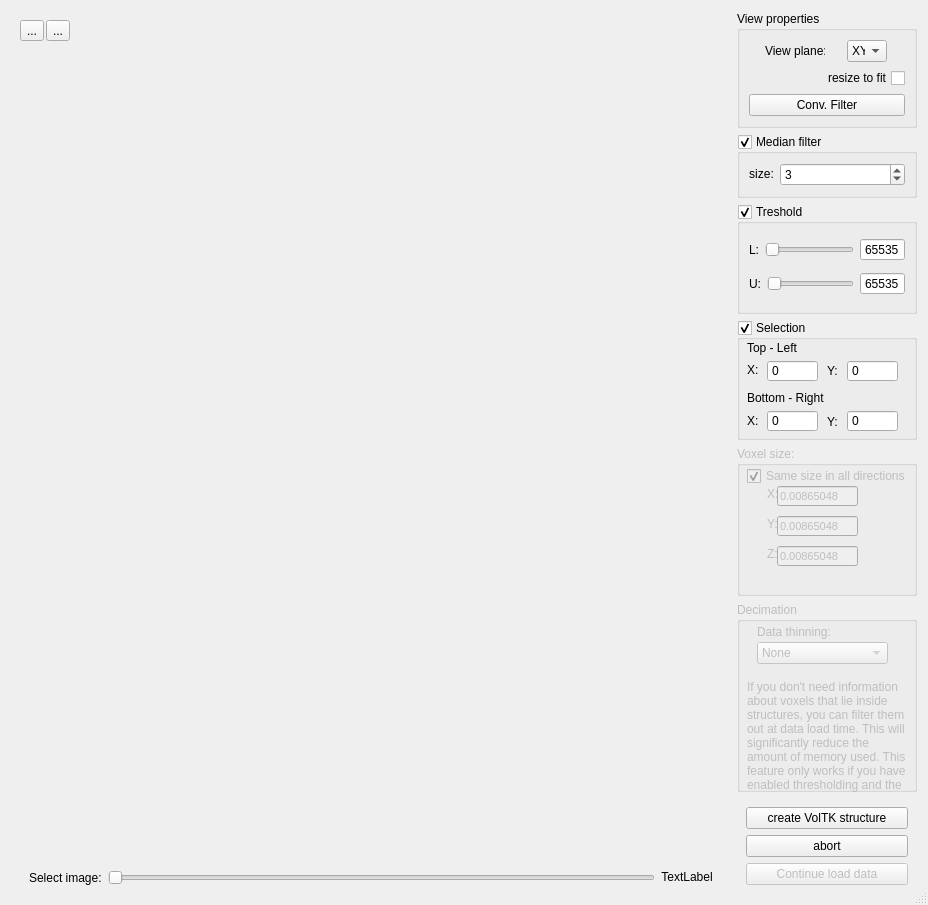
<?xml version="1.0" encoding="UTF-8"?>
<ui version="4.0">
 <class>VolTKimageDialog</class>
 <widget class="QDialog" name="VolTKimageDialog">
  <property name="windowModality">
   <enum>Qt::WindowModal</enum>
  </property>
  <property name="geometry">
   <rect>
    <x>0</x>
    <y>0</y>
    <width>928</width>
    <height>905</height>
   </rect>
  </property>
  <property name="windowTitle">
   <string>Load TK image set</string>
  </property>
  <property name="sizeGripEnabled">
   <bool>true</bool>
  </property>
  <property name="modal">
   <bool>false</bool>
  </property>
  <layout class="QHBoxLayout" name="horizontalLayout_3">
   <item>
    <layout class="QVBoxLayout" name="leftLayout">
     <item alignment="Qt::AlignLeft">
      <widget class="QWidget" name="horizontalWidget_2" native="true">
       <property name="sizePolicy">
        <sizepolicy hsizetype="MinimumExpanding" vsizetype="Maximum">
         <horstretch>0</horstretch>
         <verstretch>0</verstretch>
        </sizepolicy>
       </property>
       <property name="autoFillBackground">
        <bool>true</bool>
       </property>
       <layout class="QHBoxLayout" name="horizontalLayout">
        <property name="spacing">
         <number>2</number>
        </property>
        <property name="leftMargin">
         <number>9</number>
        </property>
        <item>
         <widget class="QToolButton" name="toolButton_2">
          <property name="text">
           <string>...</string>
          </property>
         </widget>
        </item>
        <item>
         <widget class="QToolButton" name="toolButton">
          <property name="text">
           <string>...</string>
          </property>
         </widget>
        </item>
       </layout>
      </widget>
     </item>
     <item>
      <widget class="QWidget" name="imageLabelWidget" native="true">
       <property name="sizePolicy">
        <sizepolicy hsizetype="Preferred" vsizetype="Preferred">
         <horstretch>0</horstretch>
         <verstretch>0</verstretch>
        </sizepolicy>
       </property>
       <property name="autoFillBackground">
        <bool>true</bool>
       </property>
       <property name="styleSheet">
        <string notr="true"/>
       </property>
       <layout class="QVBoxLayout" name="verticalLayout_6">
        <property name="spacing">
         <number>0</number>
        </property>
        <property name="leftMargin">
         <number>0</number>
        </property>
        <property name="topMargin">
         <number>0</number>
        </property>
        <property name="rightMargin">
         <number>0</number>
        </property>
        <property name="bottomMargin">
         <number>0</number>
        </property>
        <item>
         <widget class="QScrollArea" name="scrollArea">
          <property name="sizePolicy">
           <sizepolicy hsizetype="Preferred" vsizetype="Preferred">
            <horstretch>0</horstretch>
            <verstretch>0</verstretch>
           </sizepolicy>
          </property>
          <property name="minimumSize">
           <size>
            <width>0</width>
            <height>0</height>
           </size>
          </property>
          <property name="maximumSize">
           <size>
            <width>16777215</width>
            <height>16777215</height>
           </size>
          </property>
          <property name="styleSheet">
           <string notr="true"/>
          </property>
          <property name="frameShape">
           <enum>QFrame::NoFrame</enum>
          </property>
          <property name="frameShadow">
           <enum>QFrame::Plain</enum>
          </property>
          <property name="lineWidth">
           <number>0</number>
          </property>
          <property name="verticalScrollBarPolicy">
           <enum>Qt::ScrollBarAsNeeded</enum>
          </property>
          <property name="horizontalScrollBarPolicy">
           <enum>Qt::ScrollBarAsNeeded</enum>
          </property>
          <property name="widgetResizable">
           <bool>true</bool>
          </property>
          <property name="alignment">
           <set>Qt::AlignCenter</set>
          </property>
          <widget class="QWidget" name="scrollAreaWidgetContents">
           <property name="geometry">
            <rect>
             <x>0</x>
             <y>0</y>
             <width>720</width>
             <height>796</height>
            </rect>
           </property>
           <property name="sizePolicy">
            <sizepolicy hsizetype="Expanding" vsizetype="Expanding">
             <horstretch>0</horstretch>
             <verstretch>0</verstretch>
            </sizepolicy>
           </property>
           <property name="styleSheet">
            <string notr="true"/>
           </property>
           <layout class="QVBoxLayout" name="verticalLayout">
            <property name="spacing">
             <number>0</number>
            </property>
            <property name="leftMargin">
             <number>0</number>
            </property>
            <property name="topMargin">
             <number>0</number>
            </property>
            <property name="rightMargin">
             <number>0</number>
            </property>
            <property name="bottomMargin">
             <number>0</number>
            </property>
           </layout>
          </widget>
         </widget>
        </item>
       </layout>
      </widget>
     </item>
     <item>
      <widget class="QWidget" name="imageWidget" native="true">
       <property name="sizePolicy">
        <sizepolicy hsizetype="Preferred" vsizetype="Fixed">
         <horstretch>0</horstretch>
         <verstretch>0</verstretch>
        </sizepolicy>
       </property>
       <layout class="QVBoxLayout" name="verticalLayout_4">
        <property name="spacing">
         <number>0</number>
        </property>
        <item>
         <widget class="QWidget" name="horizontalWidget" native="true">
          <layout class="QHBoxLayout" name="horizontalLayout_7">
           <property name="topMargin">
            <number>0</number>
           </property>
           <property name="bottomMargin">
            <number>0</number>
           </property>
           <item>
            <widget class="QLabel" name="label">
             <property name="text">
              <string>Select image:</string>
             </property>
            </widget>
           </item>
           <item>
            <widget class="QSlider" name="horizontalSlider">
             <property name="orientation">
              <enum>Qt::Horizontal</enum>
             </property>
            </widget>
           </item>
           <item>
            <widget class="QLabel" name="fileInfoLabel">
             <property name="sizePolicy">
              <sizepolicy hsizetype="Maximum" vsizetype="Fixed">
               <horstretch>0</horstretch>
               <verstretch>0</verstretch>
              </sizepolicy>
             </property>
             <property name="text">
              <string>TextLabel</string>
             </property>
             <property name="alignment">
              <set>Qt::AlignCenter</set>
             </property>
            </widget>
           </item>
          </layout>
         </widget>
        </item>
       </layout>
      </widget>
     </item>
    </layout>
   </item>
   <item>
    <layout class="QVBoxLayout" name="rightLayout">
     <item>
      <widget class="QGroupBox" name="groupBox">
       <property name="sizePolicy">
        <sizepolicy hsizetype="Preferred" vsizetype="Maximum">
         <horstretch>0</horstretch>
         <verstretch>0</verstretch>
        </sizepolicy>
       </property>
       <property name="title">
        <string>View properties</string>
       </property>
       <layout class="QVBoxLayout" name="verticalLayout_2">
        <property name="topMargin">
         <number>9</number>
        </property>
        <property name="rightMargin">
         <number>9</number>
        </property>
        <property name="bottomMargin">
         <number>9</number>
        </property>
        <item>
         <layout class="QHBoxLayout" name="horizontalLayout_2">
          <item>
           <widget class="QLabel" name="label_17">
            <property name="maximumSize">
             <size>
              <width>60</width>
              <height>16777215</height>
             </size>
            </property>
            <property name="text">
             <string>View plane: </string>
            </property>
           </widget>
          </item>
          <item>
           <widget class="QComboBox" name="viewPlaneCombo">
            <property name="maximumSize">
             <size>
              <width>40</width>
              <height>16777215</height>
             </size>
            </property>
            <item>
             <property name="text">
              <string>XY</string>
             </property>
            </item>
            <item>
             <property name="text">
              <string>YZ</string>
             </property>
            </item>
            <item>
             <property name="text">
              <string>ZX</string>
             </property>
            </item>
           </widget>
          </item>
         </layout>
        </item>
        <item>
         <widget class="QCheckBox" name="fitCheckBox">
          <property name="layoutDirection">
           <enum>Qt::RightToLeft</enum>
          </property>
          <property name="text">
           <string>resize to fit</string>
          </property>
         </widget>
        </item>
        <item>
         <widget class="QPushButton" name="convFilterButton">
          <property name="text">
           <string>Conv. Filter</string>
          </property>
         </widget>
        </item>
       </layout>
      </widget>
     </item>
     <item>
      <widget class="QGroupBox" name="medianGroupBox">
       <property name="sizePolicy">
        <sizepolicy hsizetype="Preferred" vsizetype="Fixed">
         <horstretch>0</horstretch>
         <verstretch>0</verstretch>
        </sizepolicy>
       </property>
       <property name="title">
        <string>Median filter</string>
       </property>
       <property name="checkable">
        <bool>true</bool>
       </property>
       <layout class="QHBoxLayout" name="horizontalLayout_4">
        <item>
         <widget class="QLabel" name="label_2">
          <property name="sizePolicy">
           <sizepolicy hsizetype="Fixed" vsizetype="Fixed">
            <horstretch>0</horstretch>
            <verstretch>0</verstretch>
           </sizepolicy>
          </property>
          <property name="text">
           <string>size:</string>
          </property>
          <property name="alignment">
           <set>Qt::AlignCenter</set>
          </property>
         </widget>
        </item>
        <item>
         <widget class="QSpinBox" name="medianFilterSizeSpinBox">
          <property name="singleStep">
           <number>2</number>
          </property>
          <property name="value">
           <number>3</number>
          </property>
         </widget>
        </item>
       </layout>
      </widget>
     </item>
     <item>
      <widget class="QGroupBox" name="treshGroupBox">
       <property name="sizePolicy">
        <sizepolicy hsizetype="Fixed" vsizetype="Maximum">
         <horstretch>0</horstretch>
         <verstretch>0</verstretch>
        </sizepolicy>
       </property>
       <property name="minimumSize">
        <size>
         <width>180</width>
         <height>110</height>
        </size>
       </property>
       <property name="title">
        <string>Treshold</string>
       </property>
       <property name="checkable">
        <bool>true</bool>
       </property>
       <layout class="QVBoxLayout" name="verticalLayout_5">
        <item>
         <layout class="QHBoxLayout" name="horizontalLayout_6">
          <item>
           <widget class="QLabel" name="label_16">
            <property name="text">
             <string>L:</string>
            </property>
            <property name="alignment">
             <set>Qt::AlignRight|Qt::AlignTrailing|Qt::AlignVCenter</set>
            </property>
           </widget>
          </item>
          <item>
           <widget class="QSlider" name="treshSlider">
            <property name="toolTip">
             <string>lower treshold</string>
            </property>
            <property name="maximum">
             <number>65535</number>
            </property>
            <property name="orientation">
             <enum>Qt::Horizontal</enum>
            </property>
           </widget>
          </item>
          <item>
           <widget class="QSpinBox" name="lowerTresh">
            <property name="toolTip">
             <string>lower treshold</string>
            </property>
            <property name="layoutDirection">
             <enum>Qt::LeftToRight</enum>
            </property>
            <property name="buttonSymbols">
             <enum>QAbstractSpinBox::NoButtons</enum>
            </property>
            <property name="maximum">
             <number>65535</number>
            </property>
            <property name="value">
             <number>65535</number>
            </property>
           </widget>
          </item>
         </layout>
        </item>
        <item>
         <layout class="QHBoxLayout" name="horizontalLayout_5">
          <item>
           <widget class="QLabel" name="label_15">
            <property name="text">
             <string>U:</string>
            </property>
            <property name="alignment">
             <set>Qt::AlignRight|Qt::AlignTrailing|Qt::AlignVCenter</set>
            </property>
           </widget>
          </item>
          <item>
           <widget class="QSlider" name="upTreshSlider">
            <property name="toolTip">
             <string>upper treshold</string>
            </property>
            <property name="orientation">
             <enum>Qt::Horizontal</enum>
            </property>
           </widget>
          </item>
          <item>
           <widget class="QSpinBox" name="upperTresh">
            <property name="toolTip">
             <string>upper treshold</string>
            </property>
            <property name="buttonSymbols">
             <enum>QAbstractSpinBox::NoButtons</enum>
            </property>
            <property name="maximum">
             <number>65535</number>
            </property>
            <property name="value">
             <number>65535</number>
            </property>
           </widget>
          </item>
         </layout>
        </item>
       </layout>
      </widget>
     </item>
     <item>
      <widget class="QGroupBox" name="selGroupBox">
       <property name="sizePolicy">
        <sizepolicy hsizetype="Fixed" vsizetype="Maximum">
         <horstretch>0</horstretch>
         <verstretch>0</verstretch>
        </sizepolicy>
       </property>
       <property name="minimumSize">
        <size>
         <width>180</width>
         <height>120</height>
        </size>
       </property>
       <property name="title">
        <string>Selection</string>
       </property>
       <property name="checkable">
        <bool>true</bool>
       </property>
       <widget class="QSpinBox" name="selLeft">
        <property name="geometry">
         <rect>
          <x>30</x>
          <y>40</y>
          <width>51</width>
          <height>22</height>
         </rect>
        </property>
        <property name="layoutDirection">
         <enum>Qt::LeftToRight</enum>
        </property>
        <property name="buttonSymbols">
         <enum>QAbstractSpinBox::NoButtons</enum>
        </property>
        <property name="maximum">
         <number>999999999</number>
        </property>
        <property name="value">
         <number>0</number>
        </property>
       </widget>
       <widget class="QSpinBox" name="selTop">
        <property name="geometry">
         <rect>
          <x>110</x>
          <y>40</y>
          <width>51</width>
          <height>22</height>
         </rect>
        </property>
        <property name="layoutDirection">
         <enum>Qt::LeftToRight</enum>
        </property>
        <property name="buttonSymbols">
         <enum>QAbstractSpinBox::NoButtons</enum>
        </property>
        <property name="maximum">
         <number>999999999</number>
        </property>
        <property name="value">
         <number>0</number>
        </property>
       </widget>
       <widget class="QSpinBox" name="selRight">
        <property name="geometry">
         <rect>
          <x>30</x>
          <y>90</y>
          <width>51</width>
          <height>22</height>
         </rect>
        </property>
        <property name="layoutDirection">
         <enum>Qt::LeftToRight</enum>
        </property>
        <property name="buttonSymbols">
         <enum>QAbstractSpinBox::NoButtons</enum>
        </property>
        <property name="maximum">
         <number>999999999</number>
        </property>
        <property name="value">
         <number>0</number>
        </property>
       </widget>
       <widget class="QSpinBox" name="selBottom">
        <property name="geometry">
         <rect>
          <x>110</x>
          <y>90</y>
          <width>51</width>
          <height>22</height>
         </rect>
        </property>
        <property name="layoutDirection">
         <enum>Qt::LeftToRight</enum>
        </property>
        <property name="buttonSymbols">
         <enum>QAbstractSpinBox::NoButtons</enum>
        </property>
        <property name="maximum">
         <number>999999999</number>
        </property>
        <property name="value">
         <number>0</number>
        </property>
       </widget>
       <widget class="QLabel" name="label_6">
        <property name="geometry">
         <rect>
          <x>10</x>
          <y>20</y>
          <width>51</width>
          <height>16</height>
         </rect>
        </property>
        <property name="text">
         <string>Top - Left</string>
        </property>
       </widget>
       <widget class="QLabel" name="label_8">
        <property name="geometry">
         <rect>
          <x>10</x>
          <y>70</y>
          <width>81</width>
          <height>16</height>
         </rect>
        </property>
        <property name="text">
         <string>Bottom - Right</string>
        </property>
       </widget>
       <widget class="QLabel" name="label_11">
        <property name="geometry">
         <rect>
          <x>10</x>
          <y>42</y>
          <width>16</width>
          <height>16</height>
         </rect>
        </property>
        <property name="text">
         <string>X:</string>
        </property>
       </widget>
       <widget class="QLabel" name="label_12">
        <property name="geometry">
         <rect>
          <x>10</x>
          <y>93</y>
          <width>16</width>
          <height>16</height>
         </rect>
        </property>
        <property name="text">
         <string>X:</string>
        </property>
       </widget>
       <widget class="QLabel" name="label_13">
        <property name="geometry">
         <rect>
          <x>90</x>
          <y>43</y>
          <width>16</width>
          <height>16</height>
         </rect>
        </property>
        <property name="text">
         <string>Y:</string>
        </property>
       </widget>
       <widget class="QLabel" name="label_14">
        <property name="geometry">
         <rect>
          <x>90</x>
          <y>94</y>
          <width>16</width>
          <height>16</height>
         </rect>
        </property>
        <property name="text">
         <string>Y:</string>
        </property>
       </widget>
      </widget>
     </item>
     <item>
      <widget class="QGroupBox" name="voxelGroupBox">
       <property name="enabled">
        <bool>false</bool>
       </property>
       <property name="sizePolicy">
        <sizepolicy hsizetype="Fixed" vsizetype="Maximum">
         <horstretch>0</horstretch>
         <verstretch>0</verstretch>
        </sizepolicy>
       </property>
       <property name="minimumSize">
        <size>
         <width>180</width>
         <height>150</height>
        </size>
       </property>
       <property name="title">
        <string>Voxel size:</string>
       </property>
       <widget class="QCheckBox" name="xyzCheckBox">
        <property name="geometry">
         <rect>
          <x>10</x>
          <y>20</y>
          <width>161</width>
          <height>20</height>
         </rect>
        </property>
        <property name="text">
         <string>Same size in all directions</string>
        </property>
        <property name="checked">
         <bool>true</bool>
        </property>
       </widget>
       <widget class="QLabel" name="label_3">
        <property name="geometry">
         <rect>
          <x>30</x>
          <y>40</y>
          <width>21</width>
          <height>16</height>
         </rect>
        </property>
        <property name="text">
         <string>X:</string>
        </property>
       </widget>
       <widget class="QLineEdit" name="VoxXedit">
        <property name="geometry">
         <rect>
          <x>40</x>
          <y>40</y>
          <width>81</width>
          <height>20</height>
         </rect>
        </property>
        <property name="font">
         <font>
          <pointsize>8</pointsize>
         </font>
        </property>
        <property name="text">
         <string>0.00865048</string>
        </property>
       </widget>
       <widget class="QLineEdit" name="VoxYedit">
        <property name="enabled">
         <bool>false</bool>
        </property>
        <property name="geometry">
         <rect>
          <x>40</x>
          <y>70</y>
          <width>81</width>
          <height>20</height>
         </rect>
        </property>
        <property name="font">
         <font>
          <pointsize>8</pointsize>
         </font>
        </property>
        <property name="text">
         <string>0.00865048</string>
        </property>
       </widget>
       <widget class="QLabel" name="label_4">
        <property name="geometry">
         <rect>
          <x>30</x>
          <y>70</y>
          <width>21</width>
          <height>16</height>
         </rect>
        </property>
        <property name="text">
         <string>Y:</string>
        </property>
       </widget>
       <widget class="QLineEdit" name="VoxZedit">
        <property name="enabled">
         <bool>false</bool>
        </property>
        <property name="geometry">
         <rect>
          <x>40</x>
          <y>100</y>
          <width>81</width>
          <height>20</height>
         </rect>
        </property>
        <property name="font">
         <font>
          <pointsize>8</pointsize>
         </font>
        </property>
        <property name="text">
         <string>0.00865048</string>
        </property>
       </widget>
       <widget class="QLabel" name="label_5">
        <property name="geometry">
         <rect>
          <x>30</x>
          <y>100</y>
          <width>21</width>
          <height>16</height>
         </rect>
        </property>
        <property name="text">
         <string>Z:</string>
        </property>
       </widget>
      </widget>
     </item>
     <item>
      <widget class="QGroupBox" name="decGroupBox">
       <property name="enabled">
        <bool>false</bool>
       </property>
       <property name="sizePolicy">
        <sizepolicy hsizetype="Fixed" vsizetype="Preferred">
         <horstretch>0</horstretch>
         <verstretch>0</verstretch>
        </sizepolicy>
       </property>
       <property name="minimumSize">
        <size>
         <width>180</width>
         <height>0</height>
        </size>
       </property>
       <property name="title">
        <string>Decimation</string>
       </property>
       <widget class="QLabel" name="label_7">
        <property name="enabled">
         <bool>false</bool>
        </property>
        <property name="geometry">
         <rect>
          <x>20</x>
          <y>20</y>
          <width>81</width>
          <height>20</height>
         </rect>
        </property>
        <property name="text">
         <string>Data thinning:</string>
        </property>
       </widget>
       <widget class="QComboBox" name="thinningCombo_2">
        <property name="enabled">
         <bool>false</bool>
        </property>
        <property name="geometry">
         <rect>
          <x>20</x>
          <y>40</y>
          <width>131</width>
          <height>22</height>
         </rect>
        </property>
        <item>
         <property name="text">
          <string>None</string>
         </property>
        </item>
        <item>
         <property name="text">
          <string>Every second</string>
         </property>
        </item>
        <item>
         <property name="text">
          <string>Every fourth</string>
         </property>
        </item>
        <item>
         <property name="text">
          <string>Every eighth</string>
         </property>
        </item>
       </widget>
       <widget class="QLabel" name="label_9">
        <property name="geometry">
         <rect>
          <x>10</x>
          <y>80</y>
          <width>161</width>
          <height>121</height>
         </rect>
        </property>
        <property name="text">
         <string>If you don't need information about voxels that lie inside structures, you can filter them out at data load time. This will significantly reduce the amount of memory used. This feature only works if you have enabled thresholding and the threshold is greater than zero.</string>
        </property>
        <property name="wordWrap">
         <bool>true</bool>
        </property>
       </widget>
       <widget class="QCheckBox" name="cleanCheckBox_2">
        <property name="enabled">
         <bool>false</bool>
        </property>
        <property name="geometry">
         <rect>
          <x>10</x>
          <y>210</y>
          <width>161</width>
          <height>20</height>
         </rect>
        </property>
        <property name="layoutDirection">
         <enum>Qt::LeftToRight</enum>
        </property>
        <property name="text">
         <string>Try to remove internal voxels</string>
        </property>
       </widget>
      </widget>
     </item>
     <item>
      <widget class="QWidget" name="widget_2" native="true">
       <property name="sizePolicy">
        <sizepolicy hsizetype="Minimum" vsizetype="Maximum">
         <horstretch>0</horstretch>
         <verstretch>0</verstretch>
        </sizepolicy>
       </property>
       <layout class="QVBoxLayout" name="verticalLayout_8">
        <item>
         <widget class="QPushButton" name="createVolTKbutton">
          <property name="text">
           <string>create VolTK structure</string>
          </property>
         </widget>
        </item>
        <item>
         <widget class="QPushButton" name="cancelButton">
          <property name="text">
           <string>abort</string>
          </property>
          <property name="autoDefault">
           <bool>false</bool>
          </property>
          <property name="flat">
           <bool>false</bool>
          </property>
         </widget>
        </item>
        <item>
         <widget class="QPushButton" name="okButton">
          <property name="enabled">
           <bool>false</bool>
          </property>
          <property name="text">
           <string>Continue load data</string>
          </property>
          <property name="default">
           <bool>true</bool>
          </property>
         </widget>
        </item>
       </layout>
      </widget>
     </item>
    </layout>
   </item>
  </layout>
 </widget>
 <resources>
  <include location="dpVision.qrc"/>
 </resources>
 <connections>
  <connection>
   <sender>okButton</sender>
   <signal>clicked()</signal>
   <receiver>VolTKimageDialog</receiver>
   <slot>accept()</slot>
   <hints>
    <hint type="sourcelabel">
     <x>278</x>
     <y>253</y>
    </hint>
    <hint type="destinationlabel">
     <x>96</x>
     <y>254</y>
    </hint>
   </hints>
  </connection>
  <connection>
   <sender>cancelButton</sender>
   <signal>clicked()</signal>
   <receiver>VolTKimageDialog</receiver>
   <slot>reject()</slot>
   <hints>
    <hint type="sourcelabel">
     <x>369</x>
     <y>253</y>
    </hint>
    <hint type="destinationlabel">
     <x>179</x>
     <y>282</y>
    </hint>
   </hints>
  </connection>
  <connection>
   <sender>treshSlider</sender>
   <signal>valueChanged(int)</signal>
   <receiver>VolTKimageDialog</receiver>
   <slot>onTreshValueChanged(int)</slot>
   <hints>
    <hint type="sourcelabel">
     <x>436</x>
     <y>701</y>
    </hint>
    <hint type="destinationlabel">
     <x>480</x>
     <y>360</y>
    </hint>
   </hints>
  </connection>
  <connection>
   <sender>upTreshSlider</sender>
   <signal>valueChanged(int)</signal>
   <receiver>VolTKimageDialog</receiver>
   <slot>onUpperTreshValueChanged(int)</slot>
   <hints>
    <hint type="sourcelabel">
     <x>764</x>
     <y>19</y>
    </hint>
    <hint type="destinationlabel">
     <x>481</x>
     <y>360</y>
    </hint>
   </hints>
  </connection>
  <connection>
   <sender>selLeft</sender>
   <signal>valueChanged(int)</signal>
   <receiver>VolTKimageDialog</receiver>
   <slot>onSelLeftEdited(int)</slot>
   <hints>
    <hint type="sourcelabel">
     <x>1102</x>
     <y>205</y>
    </hint>
    <hint type="destinationlabel">
     <x>617</x>
     <y>427</y>
    </hint>
   </hints>
  </connection>
  <connection>
   <sender>selRight</sender>
   <signal>valueChanged(int)</signal>
   <receiver>VolTKimageDialog</receiver>
   <slot>onSelRightEdited(int)</slot>
   <hints>
    <hint type="sourcelabel">
     <x>1102</x>
     <y>255</y>
    </hint>
    <hint type="destinationlabel">
     <x>617</x>
     <y>427</y>
    </hint>
   </hints>
  </connection>
  <connection>
   <sender>selTop</sender>
   <signal>valueChanged(int)</signal>
   <receiver>VolTKimageDialog</receiver>
   <slot>onSelTopEdited(int)</slot>
   <hints>
    <hint type="sourcelabel">
     <x>1182</x>
     <y>205</y>
    </hint>
    <hint type="destinationlabel">
     <x>617</x>
     <y>427</y>
    </hint>
   </hints>
  </connection>
  <connection>
   <sender>selBottom</sender>
   <signal>valueChanged(int)</signal>
   <receiver>VolTKimageDialog</receiver>
   <slot>onSelBottomEdited(int)</slot>
   <hints>
    <hint type="sourcelabel">
     <x>1182</x>
     <y>255</y>
    </hint>
    <hint type="destinationlabel">
     <x>617</x>
     <y>427</y>
    </hint>
   </hints>
  </connection>
  <connection>
   <sender>lowerTresh</sender>
   <signal>valueChanged(int)</signal>
   <receiver>VolTKimageDialog</receiver>
   <slot>onLowerTreshEdited(int)</slot>
   <hints>
    <hint type="sourcelabel">
     <x>1102</x>
     <y>99</y>
    </hint>
    <hint type="destinationlabel">
     <x>617</x>
     <y>427</y>
    </hint>
   </hints>
  </connection>
  <connection>
   <sender>upperTresh</sender>
   <signal>valueChanged(int)</signal>
   <receiver>VolTKimageDialog</receiver>
   <slot>onUpperTreshEdited(int)</slot>
   <hints>
    <hint type="sourcelabel">
     <x>1182</x>
     <y>99</y>
    </hint>
    <hint type="destinationlabel">
     <x>617</x>
     <y>427</y>
    </hint>
   </hints>
  </connection>
  <connection>
   <sender>viewPlaneCombo</sender>
   <signal>currentIndexChanged(QString)</signal>
   <receiver>VolTKimageDialog</receiver>
   <slot>onViewPlaneChanged(QString)</slot>
   <hints>
    <hint type="sourcelabel">
     <x>103</x>
     <y>28</y>
    </hint>
    <hint type="destinationlabel">
     <x>617</x>
     <y>427</y>
    </hint>
   </hints>
  </connection>
  <connection>
   <sender>convFilterButton</sender>
   <signal>clicked()</signal>
   <receiver>VolTKimageDialog</receiver>
   <slot>onConvFilterBtn()</slot>
   <hints>
    <hint type="sourcelabel">
     <x>276</x>
     <y>28</y>
    </hint>
    <hint type="destinationlabel">
     <x>617</x>
     <y>427</y>
    </hint>
   </hints>
  </connection>
  <connection>
   <sender>createVolTKbutton</sender>
   <signal>clicked()</signal>
   <receiver>VolTKimageDialog</receiver>
   <slot>onCreateVolTKStructureBtn()</slot>
   <hints>
    <hint type="sourcelabel">
     <x>1136</x>
     <y>776</y>
    </hint>
    <hint type="destinationlabel">
     <x>617</x>
     <y>427</y>
    </hint>
   </hints>
  </connection>
  <connection>
   <sender>fitCheckBox</sender>
   <signal>stateChanged(int)</signal>
   <receiver>VolTKimageDialog</receiver>
   <slot>onFitCheckBox(int)</slot>
   <hints>
    <hint type="sourcelabel">
     <x>681</x>
     <y>860</y>
    </hint>
    <hint type="destinationlabel">
     <x>463</x>
     <y>452</y>
    </hint>
   </hints>
  </connection>
  <connection>
   <sender>horizontalSlider</sender>
   <signal>valueChanged(int)</signal>
   <receiver>VolTKimageDialog</receiver>
   <slot>onSliderValueChanged(int)</slot>
   <hints>
    <hint type="sourcelabel">
     <x>363</x>
     <y>852</y>
    </hint>
    <hint type="destinationlabel">
     <x>463</x>
     <y>452</y>
    </hint>
   </hints>
  </connection>
 </connections>
 <slots>
  <slot>onSliderValueChanged(int)</slot>
  <slot>onFitCheckBox(int)</slot>
  <slot>onTreshValueChanged(int)</slot>
  <slot>onTreshCheckBox(int)</slot>
  <slot>onUpperTreshValueChanged(int)</slot>
  <slot>onSelLeftEdited(int)</slot>
  <slot>onSelRightEdited(int)</slot>
  <slot>onSelTopEdited(int)</slot>
  <slot>onSelBottomEdited(int)</slot>
  <slot>onLowerTreshEdited(int)</slot>
  <slot>onUpperTreshEdited(int)</slot>
  <slot>onViewPlaneChanged(QString)</slot>
  <slot>onDispBitsChanged(QString)</slot>
  <slot>onConvFilterBtn()</slot>
  <slot>onCreateVolTKStructureBtn()</slot>
 </slots>
</ui>
